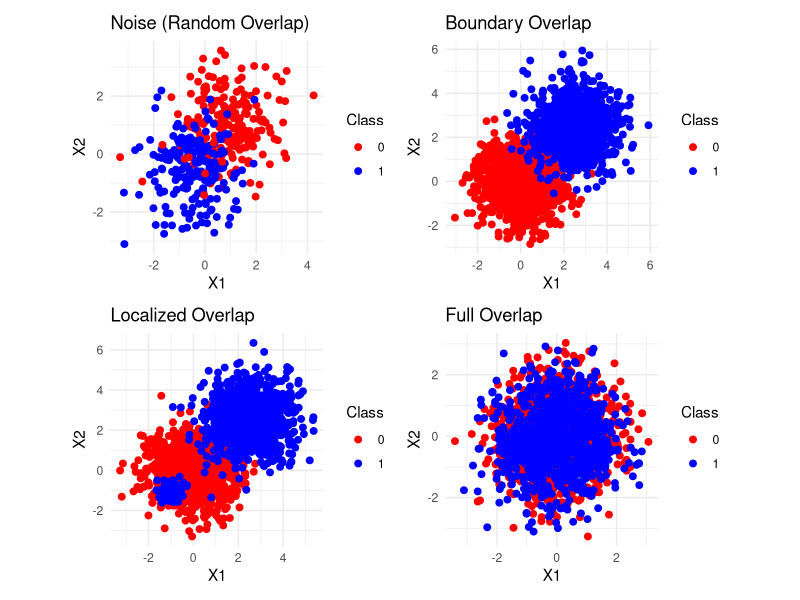

This figure's R source:
## ---- chunk 1
# Load required libraries
library(tidyverse)
library(patchwork)

# Set seed for reproducibility
set.seed(123)

# noise_data 

class1 <- matrix(rnorm(400, mean = 0, sd = 1), ncol = 2) + matrix(rep(c(1, 1), each = 200), ncol = 2)
class2 <- matrix(rnorm(400, mean = 0, sd = 1), ncol = 2) + matrix(rep(c(-0.5, -0.5), each = 200), ncol = 2)
datanew <- rbind(class1, class2)
noise_data <- data.frame(datanew,
y = factor(c(rep(1, 200), rep(2,190), rep(1,10))))

#boundary_data

class1 <- matrix(rnorm(2000, mean = 0, sd = 1), ncol = 2) 
class2 <- matrix(rnorm(2000, mean = 2.5, sd = 1), ncol = 2) 
datanew <- rbind(class1, class2)
boundary_data <- data.frame(datanew,
y = factor(c(rep(1, 1000), rep(2,1000))))


#localized_data

class1 <- matrix(rnorm(2000, mean = 0, sd = 1), ncol = 2) 
class2 <- matrix(rnorm(2000, mean = 2.5, sd = 1), ncol = 2) 
class3 <- matrix(rnorm(200, mean = -1, sd = 0.25), ncol = 2) 
datanew <- rbind(class1, class2, class3)
localized_data <- data.frame(datanew,
y = factor(c(rep(1, 1000), rep(2,1000), rep(2,100))))


#full_data

class1 <- matrix(rnorm(2000, mean = 0, sd = 1), ncol = 2) 
class2 <- matrix(rnorm(2000, mean = 0, sd = 1), ncol = 2) 
datanew <- rbind(class1, class2)
full_data <- data.frame(datanew,
y = factor(c(rep(1, 1000), rep(2,1000))))

# Plotting function
plot_data <- function(data, title) {
  p <- ggplot(data, aes(x = X1, y = X2, color = y)) +
    geom_point(size = 2) +
    scale_color_manual(values = c("#FF0000", "#0000FF"), labels = c("0", "1")) +
    theme_minimal() +
      theme(aspect.ratio = 1) +
    labs(title = title, x = "X1", y = "X2", color = "Class")
  return(p)
}

# Create plots for each scenario
plot_noise <- plot_data(noise_data, "Noise (Random Overlap)")
plot_boundary <- plot_data(boundary_data, "Boundary Overlap")
plot_localized <- plot_data(localized_data, "Localized Overlap")
plot_full <- plot_data(full_data, "Full Overlap")

# Combine plots
p <- (plot_noise| plot_boundary)/(  plot_localized| plot_full)
print(p)
